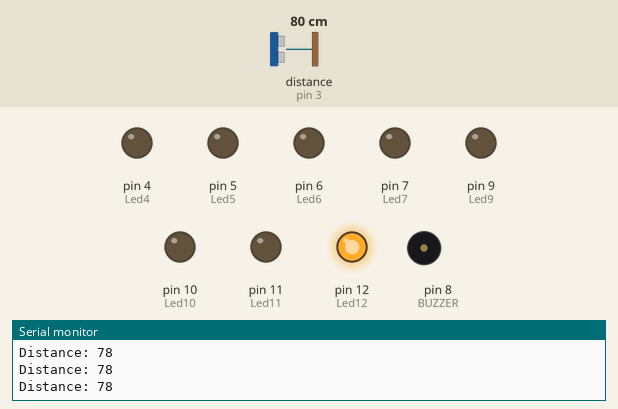
A sketch run on a simulated Arduino Nano, built with avr-gcc and run on an emulated ATmega328P. Shown: output pins drawn as LEDs (lit = HIGH), buzzer (waves = sounding), the last lines printed to the serial monitor. Wiring (inferred from the names in the program): ultrasonic range finder: trigger pin 2; echo pin 3. Inputs (shaded band) come from the test bench; at power-on: distance to the obstacle (sensor on pin 3) 80 cm. The echo pulse lasts 58.3 µs per cm; pins used as bus, display or sensor lines are not drawn.

Above: at 2.0 s.
2.1 s: distance to the obstacle (sensor on pin 3) set to 88 cm
5.1 s: distance to the obstacle (sensor on pin 3) set to 95 cm
At 6.1 s:
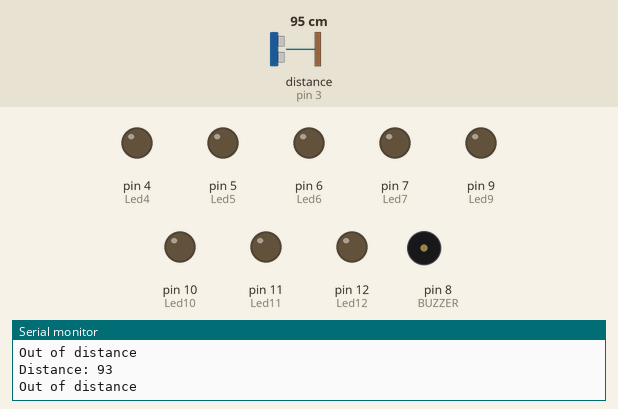
6.6 s: distance to the obstacle (sensor on pin 3) set to 2 cm
At 7.4 s:
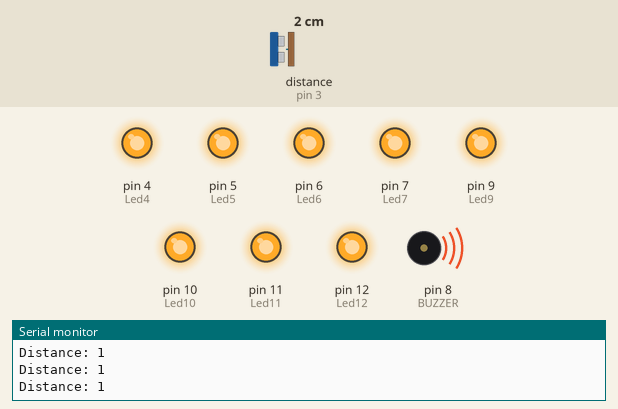
9.6 s: distance to the obstacle (sensor on pin 3) set to 9 cm
12.6 s: distance to the obstacle (sensor on pin 3) set to 12 cm
At 13.6 s:
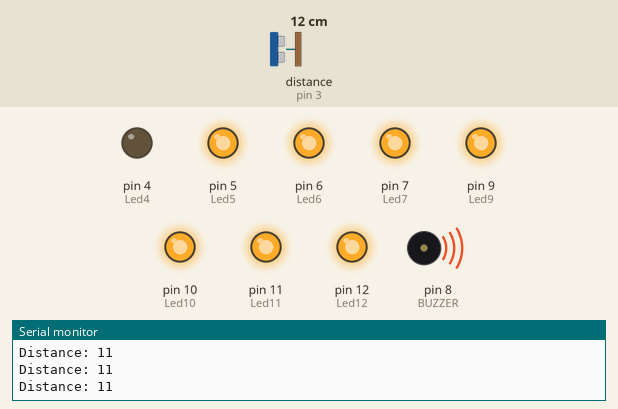
15.6 s: distance to the obstacle (sensor on pin 3) set to 18 cm
18.6 s: distance to the obstacle (sensor on pin 3) set to 23 cm
At 19.2 s:
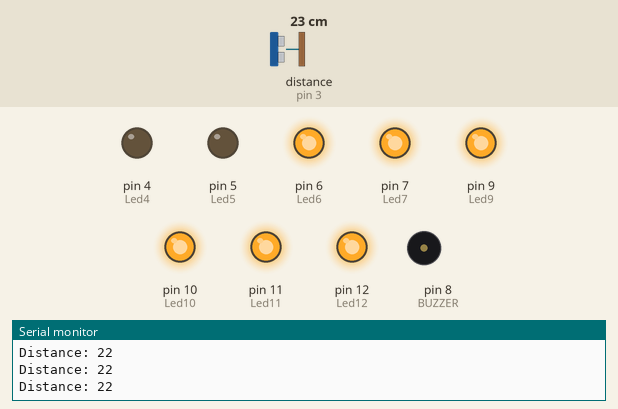
Timing chart, 0 to 22.6 s (numbered marks = the images above; inputs shaded):
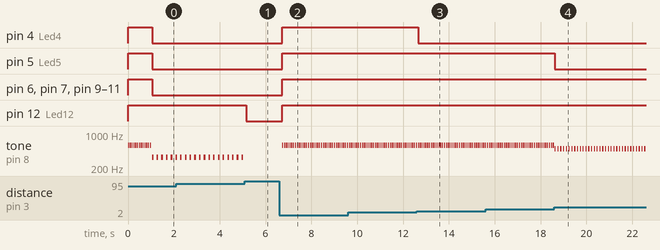

The sketch:

social-distance-tag.ino
```cpp
//init pin for ultrasonic sensor
const int trigPin = 2; //D2 pin on maker nano
const int echoPin = 3 ; //D3 pin on maker nano

//init duration
long duration;
long now = millis();
long lastMeasure= 0;

//init distance in seconds
int distance= 0;

//init for buzzer pin
#define BUZZER 8 //built-in buzzer in maker nano
#define NOTE_E4 330
#define NOTE_G4 392
#define NOTE_B4 494
#define NOTE_D5 587

//init for led pin
#define Led4 4
#define Led5 5
#define Led6 6
#define Led7 7
#define Led8 8
#define Led9 9
#define Led10 10
#define Led11 11
#define Led12 12
int delayMs;

void setup() {
  Serial.begin(115200);
  //set pinmode for led
  pinMode(Led4, OUTPUT);
  pinMode(Led5, OUTPUT);
  pinMode(Led6, OUTPUT);
  pinMode(Led7, OUTPUT);
  pinMode(Led8, OUTPUT);
  pinMode(Led9, OUTPUT);
  pinMode(Led10, OUTPUT);
  pinMode(Led11, OUTPUT);
  pinMode(Led12, OUTPUT);

  //Set pimode for ultrasonic sensor
  pinMode(echoPin, INPUT);
  pinMode(trigPin, OUTPUT);
  Serial.println("Start measure distance in centimeter.");
}

void loop() {
  checkDistance();

  //Print out to view in serial monitor
  Serial.print("Distance: ");
  Serial.println(distance);

  //Check distance to turn on the led
  // 5cm
  if(distance < 10){
    tenCM();
    noteD5();
  }
  else if(distance < 20){
    twentyCM();
    noteD5();
  }
   else if(distance < 30){
    thirtyCM();
    noteB4();
  }
   else if(distance < 40){
    fourtyCM();
    noteB4();
  }
  else if(distance < 50){
    fiftyCM();
    noteG4();
  }
  else if(distance < 60){
    sixtyCM();
    noteE4();
  }
  else if(distance < 70){
    seventyCM();
    noteE4();
  }
  else if(distance < 90){
    ninetyCM();
    noteE4();
  }

  else{
    digitalWrite(Led4, LOW);
    digitalWrite(Led5, LOW);
    digitalWrite(Led6, LOW);
    digitalWrite(Led7, LOW);
    digitalWrite(Led8, LOW);
    digitalWrite(Led9, LOW);
    digitalWrite(Led10, LOW);
    digitalWrite(Led11, LOW);
    digitalWrite(Led12, LOW);
    Serial.println("Out of distance");
  }
  delay(delayMs);
}


void checkDistance(){
  //ultrasonic sensor measure distance
  now = millis();
  if(now - lastMeasure > 1000){
    digitalWrite(trigPin, HIGH);
    delayMicroseconds(100);
    digitalWrite(trigPin, LOW);

    duration = pulseIn(echoPin, HIGH);
    distance = duration*0.034/2;
    }
}

void noteD5(){
  tone(BUZZER, NOTE_D5,50);
  delay(50);
  delayMs =30;
}

void noteB4(){
  tone(BUZZER, NOTE_B4,50);
  delay(50);
  delayMs = 70;
}

void noteG4(){
  tone(BUZZER, NOTE_G4,50);
  delay(50);
  delayMs = 110;
}

void noteE4(){
  tone(BUZZER, NOTE_E4,70);
  delay(50);
  delayMs = 150;
}

void ninetyCM(){
  digitalWrite(Led4, LOW);
  digitalWrite(Led5, LOW);
  digitalWrite(Led6, LOW);
  digitalWrite(Led7, LOW);
  digitalWrite(Led8, LOW);
  digitalWrite(Led9, LOW);
  digitalWrite(Led10, LOW);
  digitalWrite(Led11, LOW);
  digitalWrite(Led12, HIGH);
}
void seventyCM(){
  digitalWrite(Led4, LOW);
  digitalWrite(Led5, LOW);
  digitalWrite(Led6, LOW);
  digitalWrite(Led7, LOW);
  digitalWrite(Led8, LOW);
  digitalWrite(Led9, LOW);
  digitalWrite(Led10, LOW);
  digitalWrite(Led11, HIGH);
  digitalWrite(Led12, HIGH);
}
void sixtyCM(){
  digitalWrite(Led4, LOW);
  digitalWrite(Led5, LOW);
  digitalWrite(Led6, LOW);
  digitalWrite(Led7, LOW);
  digitalWrite(Led8, LOW);
  digitalWrite(Led9, HIGH);
  digitalWrite(Led10, HIGH);
  digitalWrite(Led11, HIGH);
  digitalWrite(Led12, HIGH);
}

void fiftyCM(){
  digitalWrite(Led4, LOW);
  digitalWrite(Led5, LOW);
  digitalWrite(Led6, LOW);
  digitalWrite(Led7, LOW);
  digitalWrite(Led8, HIGH);
  digitalWrite(Led9, HIGH);
  digitalWrite(Led10, HIGH);
  digitalWrite(Led11, HIGH);
  digitalWrite(Led12, HIGH);
}
void fourtyCM(){
  digitalWrite(Led4, LOW);
  digitalWrite(Led5, LOW);
  digitalWrite(Led6, LOW);
  digitalWrite(Led7, HIGH);
  digitalWrite(Led8, HIGH);
  digitalWrite(Led9, HIGH);
  digitalWrite(Led10, HIGH);
  digitalWrite(Led11, HIGH);
  digitalWrite(Led12, HIGH);
}

void thirtyCM(){
  digitalWrite(Led4, LOW);
  digitalWrite(Led5, LOW);
  digitalWrite(Led6, HIGH);
  digitalWrite(Led7, HIGH);
  digitalWrite(Led8, HIGH);
  digitalWrite(Led9, HIGH);
  digitalWrite(Led10, HIGH);
  digitalWrite(Led11, HIGH);
  digitalWrite(Led12, HIGH);
}

void twentyCM(){
  digitalWrite(Led4, LOW);
  digitalWrite(Led5, HIGH);
  digitalWrite(Led6, HIGH);
  digitalWrite(Led7, HIGH);
  digitalWrite(Led8, HIGH);
  digitalWrite(Led9, HIGH);
  digitalWrite(Led10, HIGH);
  digitalWrite(Led11, HIGH);
  digitalWrite(Led12, HIGH);
}

void tenCM(){
  digitalWrite(Led4, HIGH);
  digitalWrite(Led5, HIGH);
  digitalWrite(Led6, HIGH);
  digitalWrite(Led7, HIGH);
  digitalWrite(Led8, HIGH);
  digitalWrite(Led9, HIGH);
  digitalWrite(Led10, HIGH);
  digitalWrite(Led11, HIGH);
  digitalWrite(Led12, HIGH);
}
```

Measured:
- the behaviour switches between 91 and 92 cm on distance to the obstacle (sensor on pin 3) (found by bisection; images 0 and 1)
- the behaviour switches between 10 and 11 cm on distance to the obstacle (sensor on pin 3) (found by bisection; images 2 and 3)
- the behaviour switches between 20 and 21 cm on distance to the obstacle (sensor on pin 3) (found by bisection; images 3 and 4)
- after the input at 5.1 s, pin 12 (Led12): HIGH → LOW after 0.07 s; tone on pin 8 (BUZZER): stops changing and stays silent
- after the input at 6.6 s, pin 4 (Led4), pin 5 (Led5), pin 6 (Led6), pin 7 (Led7), pin 9 (Led9), pin 10 (Led10), pin 11 (Led11), pin 12 (Led12): LOW → HIGH after 0.13 s; tone on pin 8 (BUZZER): alternates 587 Hz for 0.05 s and silent for 0.03 s, starting after 0.13 s
- after the input at 12.6 s, pin 4 (Led4): HIGH → LOW after 0.05 s
- after the input at 18.6 s, pin 5 (Led5): HIGH → LOW at once; tone on pin 8 (BUZZER): alternates 494 Hz for 0.05 s and silent for 0.07 s, starting at once
- by itself, tone on pin 8 (BUZZER): alternates 330 Hz for 0.07 s and silent for 0.14 s
